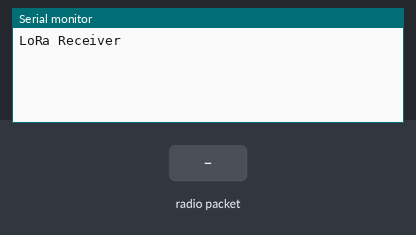
A sketch run on a simulated Arduino Uno, built with avr-gcc and run on an emulated ATmega328P. Parts: the last lines printed to the serial monitor. The inputs (shaded band) are chosen by the test bench. No radio packets arrive unless stated.

Above: at 1.2 s.
1.3 s: radio packet "c" arrives
At 2.3 s:
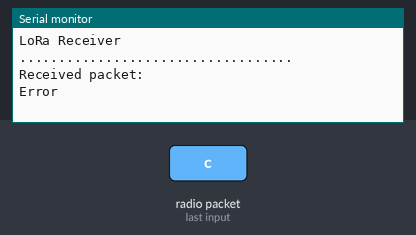
2.8 s: radio packet "1" arrives
At 3.4 s:
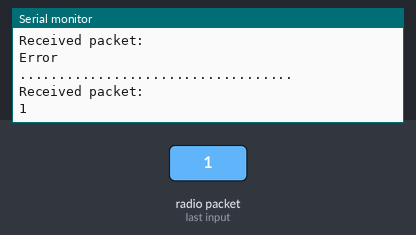

The sketch:

lora_Rx.ino
```cpp
#include <SPI.h>
#include <LoRa.h>

void setup()
{
  Serial.begin(9600);
  while (!Serial);
  Serial.println("LoRa Receiver");
  if (!LoRa.begin(433E6)) {
    Serial.println("Starting LoRa failed!");
    while (1);
  }
}

void loop() {
  // try to parse packet
  int packetSize = LoRa.parsePacket();
  if (packetSize)
  {
    // received a paket
    Serial.println("");
    Serial.println("...................................");
    Serial.println("Received packet: ");

    // read packet
    while (LoRa.available()) {
      char incoming = (char)LoRa.read();
      if (incoming == 'c')
      {
        Serial.print("Error");
      }
      else
      {
        Serial.print(incoming);
      }
    }
  }
}
```

Measured:
- after the input at 1.3 s, the serial monitor: prints a new line at once (image 1)
- after the input at 2.8 s, the serial monitor: prints a new line after 0.06 s (image 2)
